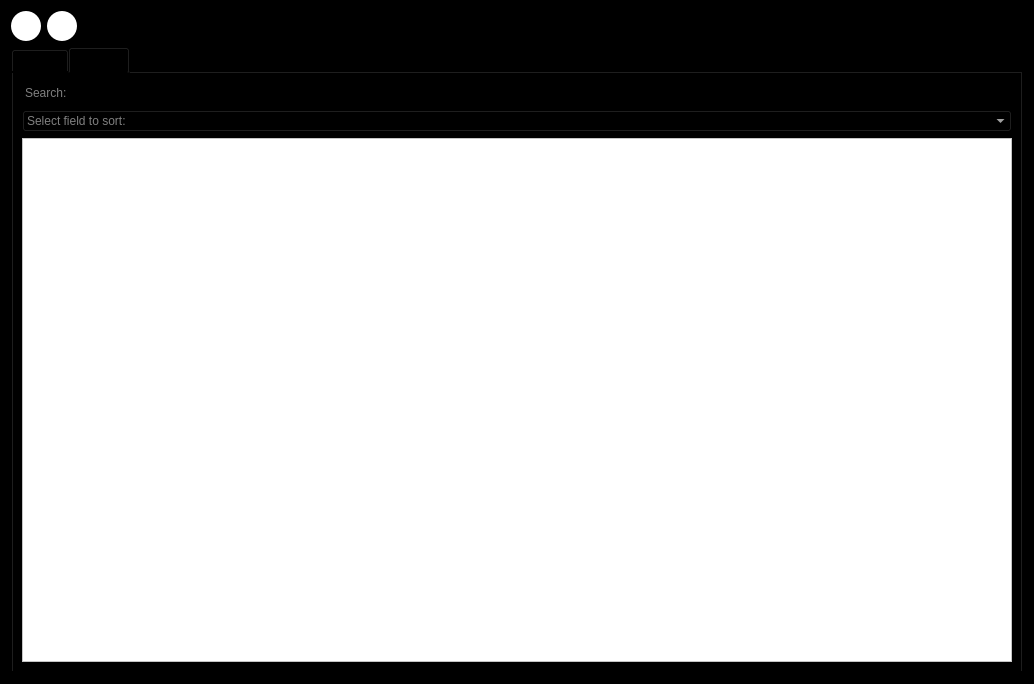
<?xml version="1.0" encoding="UTF-8"?>
<ui version="4.0">
 <class>DealWindow</class>
 <widget class="QDialog" name="DealWindow">
  <property name="geometry">
   <rect>
    <x>0</x>
    <y>0</y>
    <width>1034</width>
    <height>684</height>
   </rect>
  </property>
  <property name="windowTitle">
   <string>Dialog</string>
  </property>
  <property name="styleSheet">
   <string notr="true">color: rgb(255, 255, 255);
background-color: rgb(0, 0, 0);</string>
  </property>
  <layout class="QGridLayout" name="gridLayout">
   <item row="2" column="0" colspan="3">
    <widget class="QTabWidget" name="tabWidgetDeals">
     <property name="styleSheet">
      <string notr="true">color: rgb(0, 0, 0);</string>
     </property>
     <property name="currentIndex">
      <number>1</number>
     </property>
     <widget class="QWidget" name="Active">
      <attribute name="title">
       <string>Active</string>
      </attribute>
      <layout class="QGridLayout" name="gridLayout_2">
       <item row="2" column="0">
        <widget class="QTableView" name="tableViewDealsActive">
         <property name="styleSheet">
          <string notr="true">color: rgb(0, 0, 0);
background-color: rgb(255, 255, 255);</string>
         </property>
        </widget>
       </item>
       <item row="0" column="0">
        <widget class="QLineEdit" name="searchLE">
         <property name="styleSheet">
          <string notr="true">color: rgb(255, 255, 255);</string>
         </property>
         <property name="placeholderText">
          <string>Search:</string>
         </property>
        </widget>
       </item>
       <item row="1" column="0">
        <widget class="QComboBox" name="comboBoxDeals1">
         <property name="toolTipDuration">
          <number>-1</number>
         </property>
         <property name="styleSheet">
          <string notr="true">color: rgb(255, 255, 255);</string>
         </property>
         <property name="placeholderText">
          <string notr="true" comment="Select field to sort:" extracomment="Select field to sort:">Select field to sort:</string>
         </property>
         <property name="frame">
          <bool>true</bool>
         </property>
         <item>
          <property name="text">
           <string>deal_id</string>
          </property>
         </item>
         <item>
          <property name="text">
           <string>itin</string>
          </property>
         </item>
         <item>
          <property name="text">
           <string>vin</string>
          </property>
         </item>
         <item>
          <property name="text">
           <string>rentStartDate</string>
          </property>
         </item>
         <item>
          <property name="text">
           <string>rentEndDate</string>
          </property>
         </item>
        </widget>
       </item>
      </layout>
     </widget>
     <widget class="QWidget" name="Closed">
      <attribute name="title">
       <string>Closed</string>
      </attribute>
      <layout class="QGridLayout" name="gridLayout_3">
       <item row="2" column="0">
        <widget class="QTableView" name="tableViewDealsClosed">
         <property name="sizePolicy">
          <sizepolicy hsizetype="Expanding" vsizetype="Expanding">
           <horstretch>0</horstretch>
           <verstretch>0</verstretch>
          </sizepolicy>
         </property>
         <property name="mouseTracking">
          <bool>false</bool>
         </property>
         <property name="styleSheet">
          <string notr="true">color: rgb(0, 0, 0);
background-color: rgb(255, 255, 255);</string>
         </property>
        </widget>
       </item>
       <item row="0" column="0">
        <widget class="QLineEdit" name="searchLE2">
         <property name="styleSheet">
          <string notr="true">color: rgb(255, 255, 255);</string>
         </property>
         <property name="placeholderText">
          <string>Search:</string>
         </property>
         <property name="clearButtonEnabled">
          <bool>true</bool>
         </property>
        </widget>
       </item>
       <item row="1" column="0">
        <widget class="QComboBox" name="comboBoxDeals2">
         <property name="styleSheet">
          <string notr="true">color: rgb(255, 255, 255);</string>
         </property>
         <property name="placeholderText">
          <string comment="Select field to sort:" extracomment="Select field to sort:">Select field to sort:</string>
         </property>
         <item>
          <property name="text">
           <string>deal_id</string>
          </property>
         </item>
         <item>
          <property name="text">
           <string>itin</string>
          </property>
         </item>
         <item>
          <property name="text">
           <string>vin</string>
          </property>
         </item>
         <item>
          <property name="text">
           <string>rentStartDate</string>
          </property>
         </item>
         <item>
          <property name="text">
           <string>rentEndDate</string>
          </property>
         </item>
        </widget>
       </item>
      </layout>
     </widget>
    </widget>
   </item>
   <item row="1" column="0">
    <widget class="QPushButton" name="addDealButton">
     <property name="minimumSize">
      <size>
       <width>30</width>
       <height>30</height>
      </size>
     </property>
     <property name="maximumSize">
      <size>
       <width>30</width>
       <height>30</height>
      </size>
     </property>
     <property name="styleSheet">
      <string notr="true">background-color: rgb(255, 255, 255);
border-radius:15px;
</string>
     </property>
     <property name="text">
      <string/>
     </property>
     <property name="icon">
      <iconset resource="resource.qrc">
       <normaloff>:/new/icons/Resources/plus.png</normaloff>:/new/icons/Resources/plus.png</iconset>
     </property>
    </widget>
   </item>
   <item row="1" column="1">
    <widget class="QPushButton" name="paymentButton">
     <property name="maximumSize">
      <size>
       <width>30</width>
       <height>30</height>
      </size>
     </property>
     <property name="styleSheet">
      <string notr="true">background-color: rgb(255, 255, 255);
border-radius:15px;
</string>
     </property>
     <property name="text">
      <string/>
     </property>
     <property name="icon">
      <iconset resource="resource.qrc">
       <normaloff>:/new/icons/Resources/free-icon-font-usd-square-7653268.png</normaloff>:/new/icons/Resources/free-icon-font-usd-square-7653268.png</iconset>
     </property>
    </widget>
   </item>
  </layout>
 </widget>
 <resources>
  <include location="resource.qrc"/>
 </resources>
 <connections/>
</ui>
